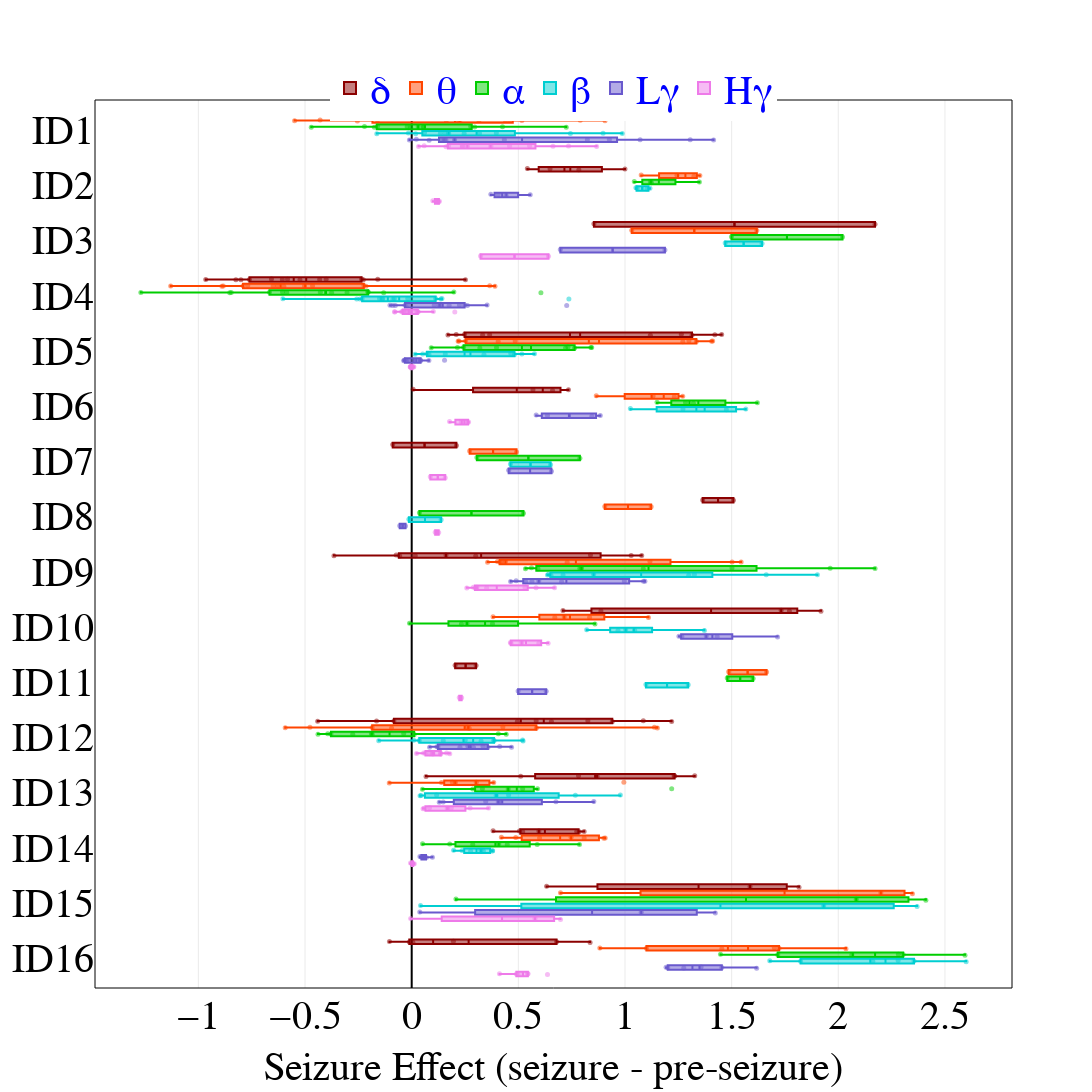

Source (notebook cell):
### Code cell
fig=go.Figure()

mappi(fig,data.query('band == "delta"'),"δ", "rgb(139, 0, 0)")
mappi(fig,data.query('band == "theta"'),"θ", "rgb(255, 69, 0)")
mappi(fig,data.query('band == "alpha"'),"α", "rgb(0, 205, 0)")
mappi(fig,data.query('band == "beta"'),"β", "rgb(0, 206, 209)")
mappi(fig,data.query('band == "lgamma"'),"Lγ", "rgb(105, 89, 205)")
mappi(fig,data.query('band == "hgamma"'),"Hγ", "rgb(238, 122, 233)")

fig.update_layout(boxmode='group',width=1400,height=2000,
    yaxis=dict(
        showgrid=False,
        autorange="reversed",
        showticklabels=True,
        gridcolor="rgb(235,235,235)",
        tickfont=dict(size=40)
    ),
    xaxis=dict(
        zeroline=True,
        zerolinecolor="black",
        title=dict(
            text="Seizure Effect (seizure - pre-seizure)",
            font=dict(size=40)
        ),
        tickfont=dict(size=40),
        gridcolor="rgb(235,235,235)"
    )
)
# changing the orientation to horizontal
fig.update_traces(orientation='h')
fig.add_shape(dict(type="rect", xref="paper", yref="paper",
                    x0=0, x1=1, y0=0, y1=1,  # Add a comma here
                    line=dict(color='rgba(0,0,0,1)', width=1)))
fon_sz=20;
 #Update layout for better visualization
fig.update_layout(
        legend=dict(orientation="h",yanchor="top",y=1.05,xanchor="center",x=0.5,font=dict(color="blue",size=40)),
        
        template="plotly_white",
        font_family="Times new Roman",font_color="black",font_size=fon_sz)
fig.show()
fig.write_image("../Link to img/Fig3.png")
fig.write_html("interactive_Figures/Fig3.html")

### Figure 1 — Plotly figure (JSON) as saved in the notebook; plotly's stock layout.template omitted (floating-point values rounded to 4 significant figures)
{"data": [{"boxmean": true, "boxpoints": "all", "marker": {"color": "rgb(139, 0, 0)", "opacity": 0.5, "size": 5}, "name": "δ", "orientation": "h", "pointpos": 0, "type": "box", "x": [0.8252, 0.8881, 1.048, -0.3026, 0.472, 0.9793, 0.1397, 0.9265, -0.06471, 0.05003, 0.5943, 1.349, 0.7046, 0.5423, 0.7835, 0.9999, 0.6486, 2.172, 0.8542, -0.7607, -0.5823, -0.1593, 0.2521, -0.2267, -0.6065, -0.524, -0.6575, -0.8007, -0.4314, -0.8242, -0.2353, -0.9656, -0.401, 0.2479, 0.3325, 0.1699, 0.3654, 1.421, 1.314, 0.2086, 1.453, 1.264, 1.119, 0.006662, 0.5686, 0.7348, 0.6603, 0.2096, -0.08912, 1.364, 1.508, 0.838, 1.029, 1.078, 0.2999, 0.1608, -0.3645, -0.07283, 0.01685, -0.05631, 1.732, 0.8872, 0.7092, 1.771, 1.919, 0.2036, 0.3019, -0.4408, -0.08348, 0.8258, 0.4952, 0.5835, 0.655, -0.1648, 1.086, 0.9404, 1.219, 0.7821, 1.327, 1.233, 0.5111, 0.06715, 0.8691, 1.23, 0.5053, 0.7854, 0.8084, 0.5204, 0.5963, 0.7737, 0.3815, 1.816, 0.6324, 1.586, 0.8364, 0.6792, 0.005497, -0.01123, 0.1955, -0.1044], "y": ["ID1", "ID1", "ID1", "ID1", "ID1", "ID1", "ID1", "ID1", "ID1", "ID1", "ID1", "ID1", "ID1", "ID2", "ID2", "ID2", "ID2", "ID3", "ID3", "ID4", "ID4", "ID4", "ID4", "ID4", "ID4", "ID4", "ID4", "ID4", "ID4", "ID4", "ID4", "ID4", "ID4", "ID5", "ID5", "ID5", "ID5", "ID5", "ID5", "ID5", "ID5", "ID5", "ID5", "ID6", "ID6", "ID6", "ID6", "ID7", "ID7", "ID8", "ID8", "ID9", "ID9", "ID9", "ID9", "ID9", "ID9", "ID9", "ID9", "ID9", "ID10", "ID10", "ID10", "ID10", "ID10", "ID11", "ID11", "ID12", "ID12", "ID12", "ID12", "ID12", "ID12", "ID12", "ID12", "ID12", "ID12", "ID13", "ID13", "ID13", "ID13", "ID13", "ID13", "ID13", "ID14", "ID14", "ID14", "ID14", "ID14", "ID14", "ID14", "ID15", "ID15", "ID15", "ID16", "ID16", "ID16", "ID16", "ID16", "ID16"]}, {"boxmean": true, "boxpoints": "all", "marker": {"color": "rgb(255, 69, 0)", "opacity": 0.5, "size": 5}, "name": "θ", "orientation": "h", "pointpos": 0, "type": "box", "x": [0.3151, 0.2256, 0.4597, -0.2546, 0.2149, 0.9063, 0.4394, 0.1624, -0.4293, -0.549, -0.1605, 0.7903, 0.5166, 1.076, 1.351, 1.323, 1.244, 1.618, 1.032, -1.13, -0.6293, -0.2143, 0.366, -0.2243, -0.6497, -0.5025, -0.7687, -0.8833, -0.5994, -0.8898, 0.3904, -0.791, -0.465, 0.2213, 0.4055, 0.2529, 0.4853, 1.3, 1.271, 0.2178, 1.335, 1.406, 1.411, 0.8654, 1.271, 1.231, 1.132, 0.4916, 0.2717, 0.9052, 1.123, 1.117, 1.544, 1.502, 0.422, 0.3558, 0.7288, 0.4019, 0.4398, 0.4155, 0.715, 0.6709, 0.3812, 1.11, 0.834, 1.664, 1.486, -0.5931, -0.1855, 0.2696, -0.09453, 0.2609, 0.4273, -0.4771, 0.5846, 1.152, 1.138, -0.1051, 0.2048, 0.1398, 0.3029, 0.1908, 0.3846, 0.9947, 0.4204, 0.9008, 0.9072, 0.7473, 0.5995, 0.8086, 0.4878, 2.347, 0.6975, 2.199, 1.454, 2.036, 0.882, 1.1, 1.722, 1.7], "y": ["ID1", "ID1", "ID1", "ID1", "ID1", "ID1", "ID1", "ID1", "ID1", "ID1", "ID1", "ID1", "ID1", "ID2", "ID2", "ID2", "ID2", "ID3", "ID3", "ID4", "ID4", "ID4", "ID4", "ID4", "ID4", "ID4", "ID4", "ID4", "ID4", "ID4", "ID4", "ID4", "ID4", "ID5", "ID5", "ID5", "ID5", "ID5", "ID5", "ID5", "ID5", "ID5", "ID5", "ID6", "ID6", "ID6", "ID6", "ID7", "ID7", "ID8", "ID8", "ID9", "ID9", "ID9", "ID9", "ID9", "ID9", "ID9", "ID9", "ID9", "ID10", "ID10", "ID10", "ID10", "ID10", "ID11", "ID11", "ID12", "ID12", "ID12", "ID12", "ID12", "ID12", "ID12", "ID12", "ID12", "ID12", "ID13", "ID13", "ID13", "ID13", "ID13", "ID13", "ID13", "ID14", "ID14", "ID14", "ID14", "ID14", "ID14", "ID14", "ID15", "ID15", "ID15", "ID16", "ID16", "ID16", "ID16", "ID16", "ID16"]}, {"boxmean": true, "boxpoints": "all", "marker": {"color": "rgb(0, 205, 0)", "opacity": 0.5, "size": 5}, "name": "α", "orientation": "h", "pointpos": 0, "type": "box", "x": [-0.02122, 0.03031, 0.05575, -0.004817, 0.05405, 0.7247, 0.4256, -0.2214, -0.1601, -0.4708, -0.1751, 0.2767, 0.2954, 1.044, 1.349, 1.119, 1.124, 2.02, 1.499, -1.27, -0.6668, -0.2053, 0.1976, -0.1315, -0.3031, -0.4283, -0.5859, -0.8531, -0.8461, -0.6056, 0.6058, -0.3753, -0.2041, 0.2143, 0.3194, 0.2432, 0.3975, 0.7212, 0.8402, 0.09162, 0.7326, 0.7638, 0.8439, 1.15, 1.62, 1.284, 1.321, 0.7885, 0.3055, 0.03614, 0.5239, 1.502, 2.172, 1.962, 0.7964, 0.7883, 1.086, 0.5333, 0.5919, 0.5615, 0.2331, 0.2592, -0.01018, 0.8592, 0.3786, 1.601, 1.479, -0.2764, 0.01173, -0.3935, -0.4392, -0.3787, -0.1849, -0.189, -0.03754, 0.4061, 0.4432, 0.05036, 0.3313, 0.2861, 0.4523, 0.5898, 0.5202, 1.219, 0.286, 0.7867, 0.5884, 0.4481, 0.05088, 0.4082, 0.1782, 2.411, 0.2074, 2.084, 2.063, 2.594, 1.448, 1.716, 2.304, 2.282], "y": ["ID1", "ID1", "ID1", "ID1", "ID1", "ID1", "ID1", "ID1", "ID1", "ID1", "ID1", "ID1", "ID1", "ID2", "ID2", "ID2", "ID2", "ID3", "ID3", "ID4", "ID4", "ID4", "ID4", "ID4", "ID4", "ID4", "ID4", "ID4", "ID4", "ID4", "ID4", "ID4", "ID4", "ID5", "ID5", "ID5", "ID5", "ID5", "ID5", "ID5", "ID5", "ID5", "ID5", "ID6", "ID6", "ID6", "ID6", "ID7", "ID7", "ID8", "ID8", "ID9", "ID9", "ID9", "ID9", "ID9", "ID9", "ID9", "ID9", "ID9", "ID10", "ID10", "ID10", "ID10", "ID10", "ID11", "ID11", "ID12", "ID12", "ID12", "ID12", "ID12", "ID12", "ID12", "ID12", "ID12", "ID12", "ID13", "ID13", "ID13", "ID13", "ID13", "ID13", "ID13", "ID14", "ID14", "ID14", "ID14", "ID14", "ID14", "ID14", "ID15", "ID15", "ID15", "ID16", "ID16", "ID16", "ID16", "ID16", "ID16"]}, {"boxmean": true, "boxpoints": "all", "marker": {"color": "rgb(0, 206, 209)", "opacity": 0.5, "size": 5}, "name": "β", "orientation": "h", "pointpos": 0, "type": "box", "x": [-0.1636, 0.135, 0.06017, 0.8972, 0.01862, 0.9873, 0.2459, -0.01524, 0.7442, 0.3969, 0.3178, 0.1732, 0.1568, 1.051, 1.117, 1.057, 1.103, 1.47, 1.643, -0.6041, -0.1509, -0.01849, 0.1419, -0.08785, -0.2325, 0.1123, -0.1358, -0.2578, -0.243, -0.1386, 0.737, -0.08105, 0.1366, 0.01622, 0.05162, 0.07139, 0.08061, 0.3387, 0.5164, 0.1573, 0.4646, 0.4818, 0.5755, 1.025, 1.566, 1.475, 1.272, 0.6513, 0.4628, -0.01327, 0.138, 1.299, 1.902, 1.662, 0.7096, 0.8529, 1.325, 0.6529, 0.6368, 0.6413, 1.003, 1.045, 0.9672, 1.372, 0.8204, 1.296, 1.098, 0.2511, 0.385, 0.03544, -0.1545, 0.009682, 0.3253, 0.1479, 0.386, 0.5222, 0.5199, 0.04361, 0.03911, 0.1168, 0.396, 0.7672, 0.4544, 0.9783, 0.2361, 0.3784, 0.3794, 0.324, 0.1964, 0.3363, 0.2762, 2.369, 0.04139, 1.931, 2.162, 2.599, 1.679, 1.823, 2.355, 2.281], "y": ["ID1", "ID1", "ID1", "ID1", "ID1", "ID1", "ID1", "ID1", "ID1", "ID1", "ID1", "ID1", "ID1", "ID2", "ID2", "ID2", "ID2", "ID3", "ID3", "ID4", "ID4", "ID4", "ID4", "ID4", "ID4", "ID4", "ID4", "ID4", "ID4", "ID4", "ID4", "ID4", "ID4", "ID5", "ID5", "ID5", "ID5", "ID5", "ID5", "ID5", "ID5", "ID5", "ID5", "ID6", "ID6", "ID6", "ID6", "ID7", "ID7", "ID8", "ID8", "ID9", "ID9", "ID9", "ID9", "ID9", "ID9", "ID9", "ID9", "ID9", "ID10", "ID10", "ID10", "ID10", "ID10", "ID11", "ID11", "ID12", "ID12", "ID12", "ID12", "ID12", "ID12", "ID12", "ID12", "ID12", "ID12", "ID13", "ID13", "ID13", "ID13", "ID13", "ID13", "ID13", "ID14", "ID14", "ID14", "ID14", "ID14", "ID14", "ID14", "ID15", "ID15", "ID15", "ID16", "ID16", "ID16", "ID16", "ID16", "ID16"]}, {"boxmean": true, "boxpoints": "all", "marker": {"color": "rgb(105, 89, 205)", "opacity": 0.5, "size": 5}, "name": "Lγ", "orientation": "h", "pointpos": 0, "type": "box", "x": [-0.01087, 0.4344, 0.201, 1.415, 0.02153, 0.8235, 0.08174, 0.1532, 1.306, 1.071, 0.9268, 0.1433, 0.1605, 0.5556, 0.3711, 0.4058, 0.4423, 0.6967, 1.187, -0.07665, 0.1278, -0.0315, -0.01969, -0.08889, -0.1018, 0.3536, 0.2478, 0.1754, 0.2237, 0.1059, 0.7267, 0.134, 0.2611, -0.01132, -0.02459, -0.03155, -0.03502, -0.03743, 0.04107, 0.03101, 0.04159, 0.08066, 0.154, 0.5836, 0.8446, 0.8842, 0.6365, 0.6552, 0.4546, -0.02891, -0.05615, 0.7027, 1.087, 0.9969, 0.4638, 0.4895, 1.093, 0.5958, 0.5637, 0.534, 1.432, 1.253, 1.381, 1.715, 1.267, 0.6306, 0.4989, 0.4681, 0.4126, 0.123, 0.08386, 0.118, 0.2633, 0.2263, 0.3343, 0.2896, 0.3572, 0.4059, 0.1476, 0.1292, 0.4129, 0.6761, 0.347, 0.8538, 0.06186, 0.03857, 0.09718, 0.05271, 0.06871, 0.05011, 0.04418, 1.423, 0.03789, 1.076, 1.357, 1.617, 1.2, 1.193, 1.454, 1.276], "y": ["ID1", "ID1", "ID1", "ID1", "ID1", "ID1", "ID1", "ID1", "ID1", "ID1", "ID1", "ID1", "ID1", "ID2", "ID2", "ID2", "ID2", "ID3", "ID3", "ID4", "ID4", "ID4", "ID4", "ID4", "ID4", "ID4", "ID4", "ID4", "ID4", "ID4", "ID4", "ID4", "ID4", "ID5", "ID5", "ID5", "ID5", "ID5", "ID5", "ID5", "ID5", "ID5", "ID5", "ID6", "ID6", "ID6", "ID6", "ID7", "ID7", "ID8", "ID8", "ID9", "ID9", "ID9", "ID9", "ID9", "ID9", "ID9", "ID9", "ID9", "ID10", "ID10", "ID10", "ID10", "ID10", "ID11", "ID11", "ID12", "ID12", "ID12", "ID12", "ID12", "ID12", "ID12", "ID12", "ID12", "ID12", "ID13", "ID13", "ID13", "ID13", "ID13", "ID13", "ID13", "ID14", "ID14", "ID14", "ID14", "ID14", "ID14", "ID14", "ID15", "ID15", "ID15", "ID16", "ID16", "ID16", "ID16", "ID16", "ID16"]}, {"boxmean": true, "boxpoints": "all", "marker": {"color": "rgb(238, 122, 233)", "opacity": 0.5, "size": 5}, "name": "Hγ", "orientation": "h", "pointpos": 0, "type": "box", "x": [0.1726, 0.3713, 0.2611, 0.7352, 0.03213, 0.5528, 0.05839, 0.2385, 0.6624, 0.4588, 0.8671, 0.2372, 0.161, 0.1251, 0.099, 0.1188, 0.13, 0.3227, 0.6414, -0.07932, -0.004561, -0.02004, 0.02854, -0.0422, -0.08023, 0.1014, -0.007708, -0.03883, 0.02996, -0.04734, 0.2021, -0.03048, 0.02225, -0.0004509, -0.004511, 0.0007706, -0.006132, -0.004657, -0.0009147, -0.007131, 0.002749, 0.007594, 0.01005, 0.1774, 0.2621, 0.2667, 0.2323, 0.1573, 0.08709, 0.1266, 0.1101, 0.3513, 0.6698, 0.5312, 0.289, 0.2581, 0.5829, 0.3024, 0.3053, 0.2989, 0.5963, 0.4628, 0.5155, 0.6394, 0.4653, 0.2342, 0.223, 0.08522, 0.02262, 0.09908, 0.05578, 0.09834, 0.1344, 0.06453, 0.1363, 0.1784, 0.1636, 0.05819, 0.05301, 0.2739, 0.08344, 0.1668, 0.1855, 0.3601, 0.003093, 0.001863, 0.01207, 0.00139, -0.005597, 0.0074, 0.002046, 0.6977, -0.005025, 0.5779, 0.5447, 0.6366, 0.4907, 0.4985, 0.5446, 0.4116], "y": ["ID1", "ID1", "ID1", "ID1", "ID1", "ID1", "ID1", "ID1", "ID1", "ID1", "ID1", "ID1", "ID1", "ID2", "ID2", "ID2", "ID2", "ID3", "ID3", "ID4", "ID4", "ID4", "ID4", "ID4", "ID4", "ID4", "ID4", "ID4", "ID4", "ID4", "ID4", "ID4", "ID4", "ID5", "ID5", "ID5", "ID5", "ID5", "ID5", "ID5", "ID5", "ID5", "ID5", "ID6", "ID6", "ID6", "ID6", "ID7", "ID7", "ID8", "ID8", "ID9", "ID9", "ID9", "ID9", "ID9", "ID9", "ID9", "ID9", "ID9", "ID10", "ID10", "ID10", "ID10", "ID10", "ID11", "ID11", "ID12", "ID12", "ID12", "ID12", "ID12", "ID12", "ID12", "ID12", "ID12", "ID12", "ID13", "ID13", "ID13", "ID13", "ID13", "ID13", "ID13", "ID14", "ID14", "ID14", "ID14", "ID14", "ID14", "ID14", "ID15", "ID15", "ID15", "ID16", "ID16", "ID16", "ID16", "ID16", "ID16"]}], "layout": {"boxmode": "group", "font": {"color": "black", "family": "Times new Roman", "size": 20}, "height": 2000, "legend": {"font": {"color": "blue", "size": 40}, "orientation": "h", "x": 0.5, "xanchor": "center", "y": 1.05, "yanchor": "top"}, "shapes": [{"line": {"color": "rgba(0,0,0,1)", "width": 1}, "type": "rect", "x0": 0, "x1": 1, "xref": "paper", "y0": 0, "y1": 1, "yref": "paper"}], "width": 1400, "xaxis": {"gridcolor": "rgb(235,235,235)", "tickfont": {"size": 40}, "title": {"font": {"size": 40}, "text": "Seizure Effect (seizure - pre-seizure)"}, "zeroline": true, "zerolinecolor": "black"}, "yaxis": {"autorange": "reversed", "gridcolor": "rgb(235,235,235)", "showgrid": false, "showticklabels": true, "tickfont": {"size": 40}}}}
